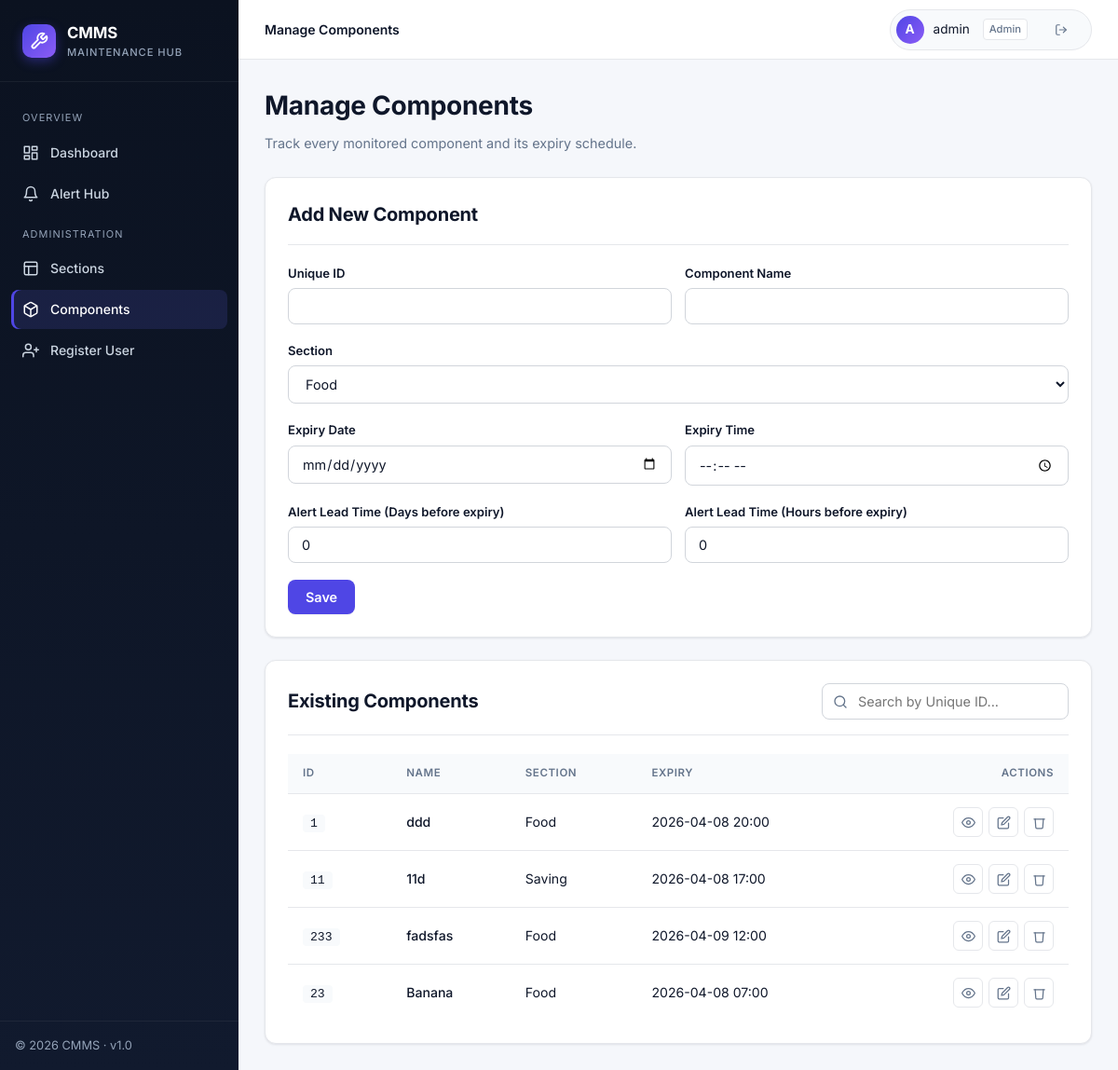
The page /manage_components (signed in) on the database its author committed.
### app/models.py (models this page shows, shortened)
class User(UserMixin, db.Model):
    id = db.Column(db.Integer, primary_key=True)
    username = db.Column(db.String(64), index=True, unique=True)
    password_hash = db.Column(db.String(128))
    role = db.Column(db.String(20), default='Authorized') # Admin, Authorized
    logs = db.relationship('MaintenanceLog', backref='author', lazy='dynamic')

class Component(db.Model):
    id = db.Column(db.Integer, primary_key=True)
    unique_id = db.Column(db.String(64), unique=True, index=True, nullable=False)
    name = db.Column(db.String(128), nullable=False)
    section_id = db.Column(db.Integer, db.ForeignKey('section.id'))
    status = db.Column(db.String(20), default='Good') # Good, Alert, Bad
    expiry_date = db.Column(db.DateTime)
    history = db.relationship('MaintenanceLog', backref='component', lazy='dynamic', cascade="all, delete-orphan")
    alert_settings = db.relationship('AlertSettings', backref='component', uselist=False, cascade="all, delete-orphan")

class Section(db.Model):
    id = db.Column(db.Integer, primary_key=True)
    name = db.Column(db.String(64), unique=True, nullable=False)
    components = db.relationship('Component', backref='section', lazy='dynamic', cascade="all, delete-orphan")

### app/routes.py (the view, shortened to what this page needs)
@bp.route('/manage_components', methods=['GET', 'POST'])
@login_required
@admin_required
def manage_components():
    form = ComponentForm()
    form.section_id.choices = [(s.id, s.name) for s in Section.query.all()]
    components = Component.query.all()
    check_component_alerts(components, db.session)
    return render_template('manage_components.html', title='Manage Components', form=form, components=components)

### app/forms.py
class ComponentForm(FlaskForm):
    unique_id = StringField('Unique ID', validators=[DataRequired()])
    name = StringField('Component Name', validators=[DataRequired()])
    section_id = SelectField('Section', coerce=int, validators=[DataRequired()])
    expiry_date = DateField('Expiry Date', validators=[DataRequired()])
    expiry_time = TimeField('Expiry Time', validators=[DataRequired()])
    interval_days = IntegerField('Alert Lead Time (Days before expiry)', default=0, validators=[NumberRange(min=0, message="Cannot be negative.")])
    interval_hours = IntegerField('Alert Lead Time (Hours before expiry)', default=0, validators=[NumberRange(min=0, message="Cannot be negative.")])
    submit = SubmitField('Save')

### app/models.py (called while the page is built)
@login_manager.user_loader
def load_user(id):
    return User.query.get(int(id))

### app/utils.py (called while the page is built)
def admin_required(f):
    @wraps(f)
    def decorated_function(*args, **kwargs):
        if not current_user.is_authenticated or current_user.role != 'Admin':
            abort(403)
        return f(*args, **kwargs)
    return decorated_function

### app/templates/manage_components.html (shortened to what this page needs)
{% extends "base.html" %}
{% block topbar_title %}Manage Components{% endblock %}
{% block content %}
<div class="page-header">
    <div>
        <h1>Manage Components</h1>
        <div class="subtitle">Track every monitored component and its expiry schedule.</div>
    </div>
</div>
<div class="card" style="margin-bottom:24px;">
    <div class="card-header"><h2>Add New Component</h2></div>
    <form method="post" novalidate>
        <div class="form-row">
            <div class="form-group">
                {{ form.unique_id.label }}
                {{ form.unique_id() }}
            </div>
            <div class="form-group">
                {{ form.name.label }}
                {{ form.name() }}
            </div>
        </div>
        <div class="form-group">
            {{ form.section_id.label }}
            {{ form.section_id() }}
        </div>
        <div class="form-row">
            <div class="form-group">
                {{ form.expiry_date.label }}
                {{ form.expiry_date(type="date") }}
            </div>
            <div class="form-group">
                {{ form.expiry_time.label }}
                {{ form.expiry_time(type="time") }}
            </div>
        </div>
        <div class="form-row">
            <div class="form-group">
                {{ form.interval_days.label }}
                {{ form.interval_days() }}
            </div>
            <div class="form-group">
                {{ form.interval_hours.label }}
                {{ form.interval_hours() }}
            </div>
        </div>
        {{ form.submit(class="btn btn-primary") }}
    </form>
</div>
<div class="card">
    <div class="card-header" style="gap:14px; flex-wrap:wrap;">
        <h2>Existing Components</h2>
        <div class="search-input" style="min-width:240px;">
            <input type="text" id="idSearchInput" onkeyup="filterTable()" placeholder="Search by Unique ID...">
        </div>
    </div>
    <div class="table-wrap">
        <table class="data" id="componentsTable">
            <thead>
                <tr>
                    <th>ID</th>
                    <th>Name</th>
                    <th>Section</th>
                    <th>Expiry</th>
                    <th style="text-align:right;">Actions</th>
                </tr>
            </thead>
            <tbody>
                {% for c in components %}
                <tr>
                    <td><code style="background:var(--surface-2); padding:2px 8px; border-radius:4px; font-size:.82rem;">{{ c.unique_id }}</code></td>
                    <td style="font-weight:500;">{{ c.name }}</td>
                    <td>{{ c.section.name if c.section else 'None' }}</td>
                    <td>{{ c.expiry_date.strftime('%Y-%m-%d %H:%M') if c.expiry_date else 'N/A' }}</td>
                    <td>
                        <div class="table-actions" style="justify-content:flex-end;">
                            <a href="{{ url_for('main.component_detail', id=c.id) }}" class="icon-btn icon-btn-primary" title="View">
                                <svg viewBox="0 0 24 24" fill="none" stroke="currentColor" stroke-width="2" stroke-linecap="round" stroke-linejoin="round"><path d="M1 12s4-8 11-8 11 8 11 8-4 8-11 8-11-8-11-8z"/><circle cx="12" cy="12" r="3"/></svg>
                            </a>
                            <a href="{{ url_for('main.edit_component', id=c.id) }}" class="icon-btn icon-btn-warning" title="Edit">
                                <svg viewBox="0 0 24 24" fill="none" stroke="currentColor" stroke-width="2" stroke-linecap="round" stroke-linejoin="round"><path d="M11 4H4a2 2 0 0 0-2 2v14a2 2 0 0 0 2 2h14a2 2 0 0 0 2-2v-7"/><path d="M18.5 2.5a2.121 2.121 0 0 1 3 3L12 15l-4 1 1-4 9.5-9.5z"/></svg>
                            </a>
                            <form action="{{ url_for('main.delete_component', id=c.id) }}" method="post" class="inline-form" onsubmit="return confirm('Delete this component?')">
                                <button type="submit" class="icon-btn icon-btn-danger" title="Delete">
                                    <svg viewBox="0 0 24 24" fill="none" stroke="currentColor" stroke-width="2" stroke-linecap="round" stroke-linejoin="round"><polyline points="3 6 5 6 21 6"/><path d="M19 6l-1 14a2 2 0 0 1-2 2H8a2 2 0 0 1-2-2L5 6"/></svg>
                                </button>
                            </form>
                        </div>
                    </td>
                </tr>
                {% endfor %}
            </tbody>
        </table>
    </div>
</div>
{% endblock %}

### app/templates/base.html (shortened to what this page needs)
<!DOCTYPE html>
<html lang="en">
<head>
    <link rel="stylesheet" href="https://cdn.jsdelivr.net/npm/flatpickr/dist/flatpickr.min.css">
    <link rel="stylesheet" href="https://cdn.jsdelivr.net/npm/flatpickr/dist/themes/airbnb.css">
</head>
<body>
{% if current_user.is_authenticated %}
<div class="app">
    <aside class="sidebar" id="sidebar">
        <div class="sidebar-brand">
            <div class="logo">
                <svg viewBox="0 0 24 24" fill="none" stroke="currentColor" stroke-width="2.2" stroke-linecap="round" stroke-linejoin="round" width="20" height="20">
                    <path d="M14.7 6.3a1 1 0 0 0 0 1.4l1.6 1.6a1 1 0 0 0 1.4 0l3.77-3.77a6 6 0 0 1-7.94 7.94l-6.91 6.91a2.12 2.12 0 0 1-3-3l6.91-6.91a6 6 0 0 1 7.94-7.94l-3.76 3.76z"/>
                </svg>
            </div>
            <div>
                <div class="name">CMMS</div>
                <span class="tag">Maintenance Hub</span>
            </div>
        </div>
        <nav class="sidebar-nav">
            <div class="nav-section">Overview</div>
            <a href="{{ url_for('main.index') }}" class="nav-link {% if request.endpoint == 'main.index' %}active{% endif %}">
                <svg viewBox="0 0 24 24" fill="none" stroke="currentColor" stroke-width="2" stroke-linecap="round" stroke-linejoin="round"><rect x="3" y="3" width="7" height="9"/><rect x="14" y="3" width="7" height="5"/><rect x="14" y="12" width="7" height="9"/><rect x="3" y="16" width="7" height="5"/></svg>
                Dashboard
            </a>
            <a href="{{ url_for('main.alert_hub') }}" class="nav-link {% if request.endpoint == 'main.alert_hub' %}active{% endif %}">
                <svg viewBox="0 0 24 24" fill="none" stroke="currentColor" stroke-width="2" stroke-linecap="round" stroke-linejoin="round"><path d="M18 8A6 6 0 0 0 6 8c0 7-3 9-3 9h18s-3-2-3-9"/><path d="M13.73 21a2 2 0 0 1-3.46 0"/></svg>
                Alert Hub
            </a>
            {% if current_user.role == 'Admin' %}
            <div class="nav-section">Administration</div>
            <a href="{{ url_for('main.manage_sections') }}" class="nav-link {% if request.endpoint == 'main.manage_sections' %}active{% endif %}">
                <svg viewBox="0 0 24 24" fill="none" stroke="currentColor" stroke-width="2" stroke-linecap="round" stroke-linejoin="round"><rect x="3" y="3" width="18" height="18" rx="2"/><path d="M3 9h18"/><path d="M9 21V9"/></svg>
                Sections
            </a>
            <a href="{{ url_for('main.manage_components') }}" class="nav-link {% if request.endpoint == 'main.manage_components' %}active{% endif %}">
                Components
            </a>
            <a href="{{ url_for('main.register') }}" class="nav-link {% if request.endpoint == 'main.register' %}active{% endif %}">
                <svg viewBox="0 0 24 24" fill="none" stroke="currentColor" stroke-width="2" stroke-linecap="round" stroke-linejoin="round"><path d="M16 21v-2a4 4 0 0 0-4-4H5a4 4 0 0 0-4 4v2"/><circle cx="8.5" cy="7" r="4"/><line x1="20" y1="8" x2="20" y2="14"/><line x1="23" y1="11" x2="17" y2="11"/></svg>
                Register User
            </a>
            {% endif %}
        </nav>
        <div class="sidebar-footer">
            &copy; {{ moment().format('YYYY') if moment is defined else '2026' }} CMMS · v1.0
        </div>
    </aside>
    <div class="main">
        <header class="topbar">
            <div class="topbar-left">
                <span class="topbar-title">{% block topbar_title %}{% endblock %}</span>
            </div>
            <div class="topbar-right">
                <div class="user-chip">
                    <span class="avatar">{{ current_user.username[0]|upper }}</span>
                    <span>{{ current_user.username }}</span>
                    <span class="role">{{ current_user.role }}</span>
                    <a href="{{ url_for('main.logout') }}" class="btn btn-ghost btn-sm" title="Sign out" style="margin-left:6px;">
                        <svg viewBox="0 0 24 24" fill="none" stroke="currentColor" stroke-width="2" stroke-linecap="round" stroke-linejoin="round" width="14" height="14"><path d="M9 21H5a2 2 0 0 1-2-2V5a2 2 0 0 1 2-2h4"/><polyline points="16 17 21 12 16 7"/><line x1="21" y1="12" x2="9" y2="12"/></svg>
                    </a>
                </div>
            </div>
        </header>
        <main class="content">
            {% block content %}{% endblock %}
        </main>
    </div>
</div>
{% else %}
    {% block auth_content %}{% endblock %}
{% endif %}
</body>
</html>

### rows shown on the page
User: username "A", username "admin", role "Admin"
Component: unique_id "1", name "ddd", section "Food", expiry_date "2026-04-08 20:00"
Component: unique_id "11", name "11d", section "Saving", expiry_date "2026-04-08 17:00"
Component: unique_id "233", name "fadsfas", section "Food", expiry_date "2026-04-09 12:00"
Component: unique_id "23", name "Banana", section "Food", expiry_date "2026-04-08 07:00"

### other values the page prints
{{ moment().format('YYYY') if moment is defined else '2026' }} "2026"
